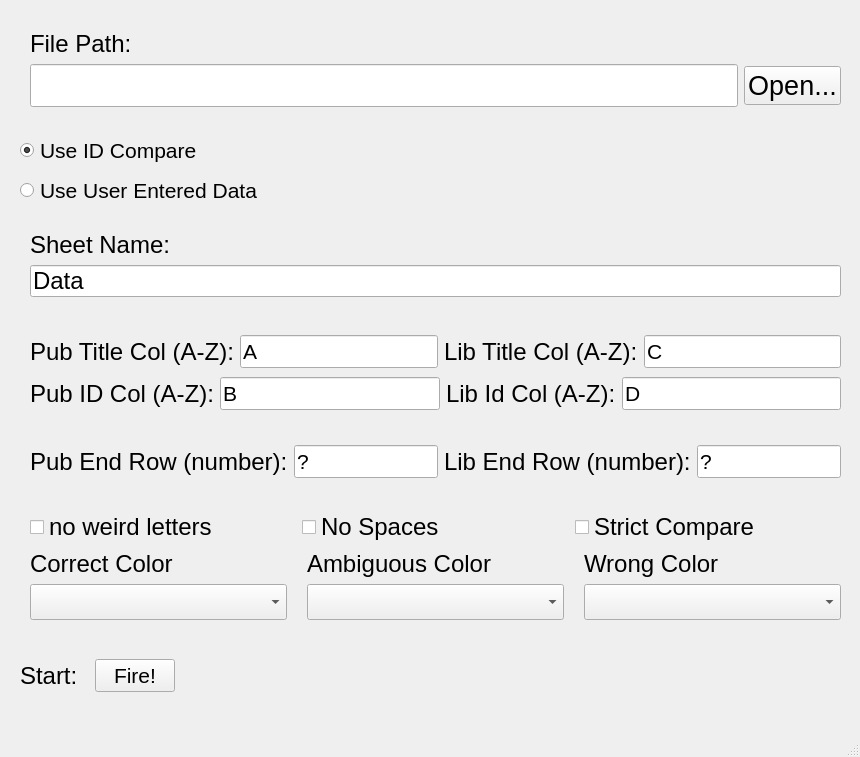
<?xml version="1.0" encoding="UTF-8"?>
<ui version="4.0">
 <class>MainWindow</class>
 <widget class="QMainWindow" name="MainWindow">
  <property name="geometry">
   <rect>
    <x>0</x>
    <y>0</y>
    <width>860</width>
    <height>757</height>
   </rect>
  </property>
  <property name="windowTitle">
   <string>Comparer</string>
  </property>
  <property name="locale">
   <locale language="English" country="UnitedStates"/>
  </property>
  <widget class="QWidget" name="centralwidget">
   <widget class="QWidget" name="verticalLayoutWidget">
    <property name="geometry">
     <rect>
      <x>20</x>
      <y>10</y>
      <width>831</width>
      <height>117</height>
     </rect>
    </property>
    <layout class="QVBoxLayout" name="verticalLayout">
     <property name="leftMargin">
      <number>10</number>
     </property>
     <property name="topMargin">
      <number>20</number>
     </property>
     <property name="rightMargin">
      <number>10</number>
     </property>
     <property name="bottomMargin">
      <number>20</number>
     </property>
     <item>
      <widget class="QLabel" name="label">
       <property name="font">
        <font>
         <family>Arial</family>
         <pointsize>18</pointsize>
        </font>
       </property>
       <property name="text">
        <string>File Path:</string>
       </property>
      </widget>
     </item>
     <item>
      <layout class="QHBoxLayout" name="horizontalLayout">
       <property name="sizeConstraint">
        <enum>QLayout::SetMaximumSize</enum>
       </property>
       <item>
        <widget class="QLineEdit" name="path_input">
         <property name="font">
          <font>
           <pointsize>24</pointsize>
          </font>
         </property>
        </widget>
       </item>
       <item>
        <widget class="QPushButton" name="open_button">
         <property name="font">
          <font>
           <pointsize>20</pointsize>
          </font>
         </property>
         <property name="cursor">
          <cursorShape>PointingHandCursor</cursorShape>
         </property>
         <property name="mouseTracking">
          <bool>true</bool>
         </property>
         <property name="text">
          <string>Open...</string>
         </property>
        </widget>
       </item>
      </layout>
     </item>
    </layout>
   </widget>
   <widget class="QWidget" name="verticalLayoutWidget_2">
    <property name="geometry">
     <rect>
      <x>20</x>
      <y>312</y>
      <width>831</width>
      <height>121</height>
     </rect>
    </property>
    <layout class="QVBoxLayout" name="col_info_container">
     <property name="leftMargin">
      <number>10</number>
     </property>
     <property name="topMargin">
      <number>20</number>
     </property>
     <property name="rightMargin">
      <number>10</number>
     </property>
     <property name="bottomMargin">
      <number>20</number>
     </property>
     <item>
      <layout class="QHBoxLayout" name="horizontalLayout_2">
       <item>
        <widget class="QLabel" name="label_3">
         <property name="font">
          <font>
           <family>Arial</family>
           <pointsize>18</pointsize>
          </font>
         </property>
         <property name="text">
          <string>Pub Title Col (A-Z):</string>
         </property>
        </widget>
       </item>
       <item>
        <widget class="QLineEdit" name="pub_title_input">
         <property name="font">
          <font>
           <pointsize>16</pointsize>
          </font>
         </property>
         <property name="text">
          <string>A</string>
         </property>
        </widget>
       </item>
       <item>
        <widget class="QLabel" name="label_2">
         <property name="font">
          <font>
           <family>Arial</family>
           <pointsize>18</pointsize>
          </font>
         </property>
         <property name="text">
          <string>Lib Title Col (A-Z):</string>
         </property>
        </widget>
       </item>
       <item>
        <widget class="QLineEdit" name="lib_title_input">
         <property name="font">
          <font>
           <pointsize>16</pointsize>
          </font>
         </property>
         <property name="text">
          <string>C</string>
         </property>
        </widget>
       </item>
      </layout>
     </item>
     <item>
      <layout class="QHBoxLayout" name="horizontalLayout_9">
       <item>
        <widget class="QLabel" name="label_8">
         <property name="font">
          <font>
           <family>Arial</family>
           <pointsize>18</pointsize>
          </font>
         </property>
         <property name="text">
          <string>Pub ID Col (A-Z):</string>
         </property>
        </widget>
       </item>
       <item>
        <widget class="QLineEdit" name="pub_id_input">
         <property name="font">
          <font>
           <pointsize>16</pointsize>
          </font>
         </property>
         <property name="text">
          <string>B</string>
         </property>
        </widget>
       </item>
       <item>
        <widget class="QLabel" name="label_12">
         <property name="font">
          <font>
           <family>Arial</family>
           <pointsize>18</pointsize>
          </font>
         </property>
         <property name="text">
          <string>Lib Id Col (A-Z):</string>
         </property>
        </widget>
       </item>
       <item>
        <widget class="QLineEdit" name="lib_id_input">
         <property name="font">
          <font>
           <pointsize>16</pointsize>
          </font>
         </property>
         <property name="text">
          <string>D</string>
         </property>
        </widget>
       </item>
      </layout>
     </item>
    </layout>
   </widget>
   <widget class="QWidget" name="verticalLayoutWidget_3">
    <property name="geometry">
     <rect>
      <x>20</x>
      <y>490</y>
      <width>831</width>
      <height>150</height>
     </rect>
    </property>
    <layout class="QVBoxLayout" name="options_container">
     <property name="leftMargin">
      <number>10</number>
     </property>
     <property name="topMargin">
      <number>20</number>
     </property>
     <property name="rightMargin">
      <number>10</number>
     </property>
     <property name="bottomMargin">
      <number>20</number>
     </property>
     <item>
      <layout class="QHBoxLayout" name="horizontalLayout_4">
       <item>
        <widget class="QCheckBox" name="letter_only_button">
         <property name="enabled">
          <bool>true</bool>
         </property>
         <property name="font">
          <font>
           <family>Arial</family>
           <pointsize>18</pointsize>
          </font>
         </property>
         <property name="acceptDrops">
          <bool>false</bool>
         </property>
         <property name="text">
          <string>no weird letters</string>
         </property>
        </widget>
       </item>
       <item>
        <widget class="QCheckBox" name="no_space_button">
         <property name="font">
          <font>
           <family>Arial</family>
           <pointsize>18</pointsize>
          </font>
         </property>
         <property name="text">
          <string>No Spaces</string>
         </property>
        </widget>
       </item>
       <item>
        <widget class="QCheckBox" name="strict_button">
         <property name="font">
          <font>
           <family>Arial</family>
           <pointsize>18</pointsize>
          </font>
         </property>
         <property name="text">
          <string>Strict Compare</string>
         </property>
        </widget>
       </item>
      </layout>
     </item>
     <item>
      <layout class="QHBoxLayout" name="horizontalLayout_7">
       <property name="spacing">
        <number>20</number>
       </property>
       <item>
        <widget class="QLabel" name="label_4">
         <property name="font">
          <font>
           <family>Arial</family>
           <pointsize>18</pointsize>
          </font>
         </property>
         <property name="text">
          <string>Correct Color</string>
         </property>
        </widget>
       </item>
       <item>
        <widget class="QLabel" name="label_6">
         <property name="font">
          <font>
           <family>Arial</family>
           <pointsize>18</pointsize>
          </font>
         </property>
         <property name="text">
          <string>Ambiguous Color</string>
         </property>
        </widget>
       </item>
       <item>
        <widget class="QLabel" name="label_5">
         <property name="font">
          <font>
           <family>Arial</family>
           <pointsize>18</pointsize>
          </font>
         </property>
         <property name="text">
          <string>Wrong Color</string>
         </property>
        </widget>
       </item>
      </layout>
     </item>
     <item>
      <layout class="QHBoxLayout" name="horizontalLayout_5">
       <property name="spacing">
        <number>20</number>
       </property>
       <item>
        <widget class="QComboBox" name="correct_color_box">
         <property name="font">
          <font>
           <pointsize>18</pointsize>
          </font>
         </property>
         <property name="cursor">
          <cursorShape>PointingHandCursor</cursorShape>
         </property>
        </widget>
       </item>
       <item>
        <widget class="QComboBox" name="ambiguous_color_box">
         <property name="font">
          <font>
           <pointsize>18</pointsize>
          </font>
         </property>
         <property name="cursor">
          <cursorShape>PointingHandCursor</cursorShape>
         </property>
        </widget>
       </item>
       <item>
        <widget class="QComboBox" name="wrong_color_box">
         <property name="font">
          <font>
           <pointsize>18</pointsize>
          </font>
         </property>
         <property name="cursor">
          <cursorShape>PointingHandCursor</cursorShape>
         </property>
         <property name="editable">
          <bool>false</bool>
         </property>
         <property name="currentText">
          <string/>
         </property>
        </widget>
       </item>
      </layout>
     </item>
    </layout>
   </widget>
   <widget class="QWidget" name="horizontalLayoutWidget_5">
    <property name="geometry">
     <rect>
      <x>20</x>
      <y>650</y>
      <width>155</width>
      <height>51</height>
     </rect>
    </property>
    <layout class="QHBoxLayout" name="horizontalLayout_8">
     <item>
      <widget class="QLabel" name="label_7">
       <property name="font">
        <font>
         <pointsize>18</pointsize>
        </font>
       </property>
       <property name="text">
        <string>Start:</string>
       </property>
      </widget>
     </item>
     <item>
      <widget class="QPushButton" name="start_button">
       <property name="font">
        <font>
         <pointsize>16</pointsize>
        </font>
       </property>
       <property name="text">
        <string>Fire!</string>
       </property>
      </widget>
     </item>
    </layout>
   </widget>
   <widget class="QWidget" name="verticalLayoutWidget_4">
    <property name="geometry">
     <rect>
      <x>20</x>
      <y>211</y>
      <width>831</width>
      <height>106</height>
     </rect>
    </property>
    <layout class="QVBoxLayout" name="sheet_name_container">
     <property name="leftMargin">
      <number>10</number>
     </property>
     <property name="topMargin">
      <number>20</number>
     </property>
     <property name="rightMargin">
      <number>10</number>
     </property>
     <property name="bottomMargin">
      <number>20</number>
     </property>
     <item>
      <widget class="QLabel" name="label_9">
       <property name="font">
        <font>
         <family>Arial</family>
         <pointsize>18</pointsize>
        </font>
       </property>
       <property name="text">
        <string>Sheet Name:</string>
       </property>
      </widget>
     </item>
     <item>
      <layout class="QHBoxLayout" name="horizontalLayout_10">
       <item>
        <widget class="QLineEdit" name="sheet_name_input">
         <property name="font">
          <font>
           <pointsize>18</pointsize>
          </font>
         </property>
         <property name="text">
          <string>Data</string>
         </property>
        </widget>
       </item>
      </layout>
     </item>
    </layout>
   </widget>
   <widget class="QWidget" name="horizontalLayoutWidget">
    <property name="geometry">
     <rect>
      <x>20</x>
      <y>170</y>
      <width>256</width>
      <height>41</height>
     </rect>
    </property>
    <layout class="QHBoxLayout" name="horizontalLayout_6">
     <item>
      <widget class="QRadioButton" name="use_user_enter_button">
       <property name="font">
        <font>
         <pointsize>16</pointsize>
        </font>
       </property>
       <property name="text">
        <string>Use User Entered Data</string>
       </property>
      </widget>
     </item>
    </layout>
   </widget>
   <widget class="QWidget" name="horizontalLayoutWidget_2">
    <property name="geometry">
     <rect>
      <x>20</x>
      <y>130</y>
      <width>256</width>
      <height>41</height>
     </rect>
    </property>
    <layout class="QHBoxLayout" name="horizontalLayout_11">
     <item>
      <widget class="QRadioButton" name="use_id_button">
       <property name="font">
        <font>
         <pointsize>16</pointsize>
        </font>
       </property>
       <property name="acceptDrops">
        <bool>false</bool>
       </property>
       <property name="text">
        <string>Use ID Compare</string>
       </property>
       <property name="checked">
        <bool>true</bool>
       </property>
      </widget>
     </item>
    </layout>
   </widget>
   <widget class="QWidget" name="layoutWidget">
    <property name="geometry">
     <rect>
      <x>20</x>
      <y>440</y>
      <width>831</width>
      <height>43</height>
     </rect>
    </property>
    <layout class="QHBoxLayout" name="end_row_container">
     <property name="leftMargin">
      <number>10</number>
     </property>
     <property name="rightMargin">
      <number>10</number>
     </property>
     <item>
      <widget class="QLabel" name="label_10">
       <property name="font">
        <font>
         <family>Arial</family>
         <pointsize>18</pointsize>
        </font>
       </property>
       <property name="text">
        <string>Pub End Row (number):</string>
       </property>
      </widget>
     </item>
     <item>
      <widget class="QLineEdit" name="pub_end_row">
       <property name="font">
        <font>
         <pointsize>16</pointsize>
        </font>
       </property>
       <property name="text">
        <string>?</string>
       </property>
      </widget>
     </item>
     <item>
      <widget class="QLabel" name="label_11">
       <property name="font">
        <font>
         <family>Arial</family>
         <pointsize>18</pointsize>
        </font>
       </property>
       <property name="text">
        <string>Lib End Row (number):</string>
       </property>
      </widget>
     </item>
     <item>
      <widget class="QLineEdit" name="lib_end_row">
       <property name="font">
        <font>
         <pointsize>16</pointsize>
        </font>
       </property>
       <property name="text">
        <string>?</string>
       </property>
      </widget>
     </item>
    </layout>
   </widget>
  </widget>
  <widget class="QMenuBar" name="menubar">
   <property name="geometry">
    <rect>
     <x>0</x>
     <y>0</y>
     <width>860</width>
     <height>23</height>
    </rect>
   </property>
  </widget>
  <widget class="QStatusBar" name="statusbar"/>
 </widget>
 <resources/>
 <connections/>
</ui>
